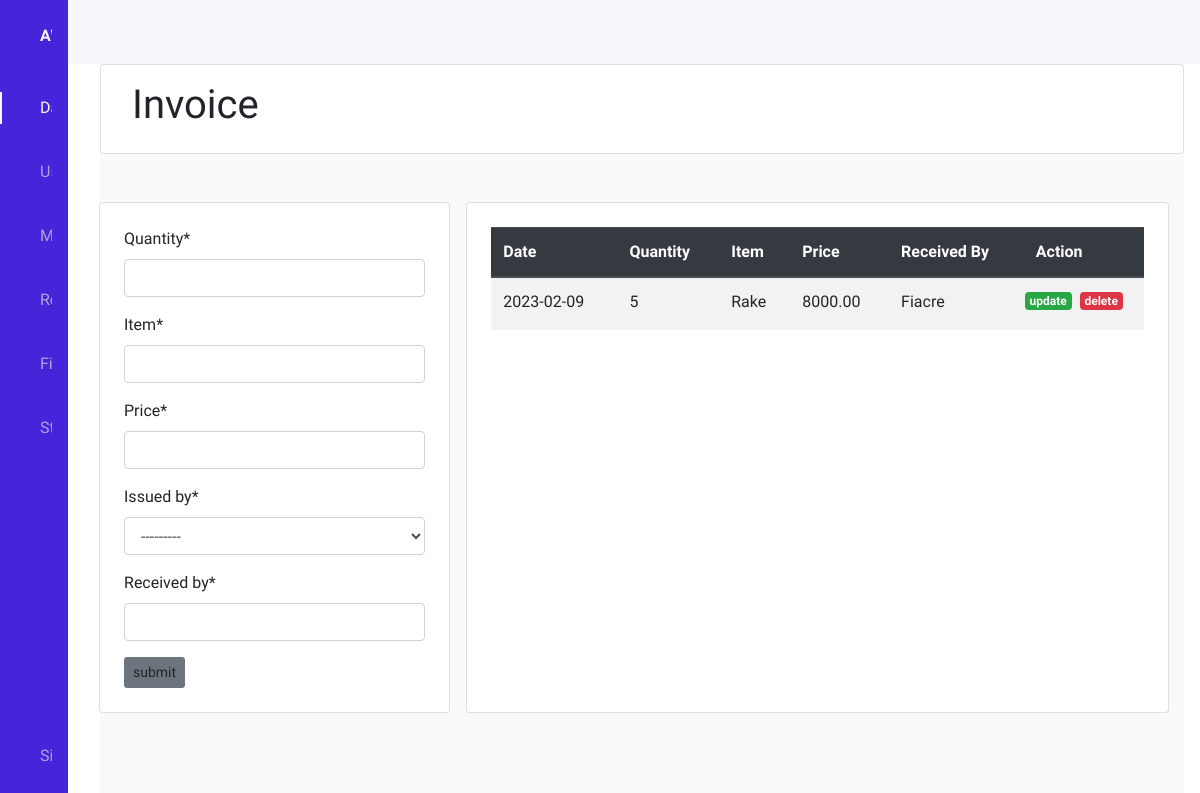
Screenshot of /invoice_receipt/ with the database file from the repository.
### records/models.py (models this page shows, shortened)
class InvoiceReceipt(models.Model):
    date = models.DateTimeField(auto_now_add=True)
    quantity = models.IntegerField()
    item = models.CharField(max_length=255)
    price = models.DecimalField(max_digits=10, decimal_places=2)
    issued_by = models.ForeignKey(Employee, on_delete=models.SET_NULL, null=True)
    received_by = models.CharField(max_length=255)

### records/views.py (the view)
# urls.py: path('invoice_receipt/', views.add_invoice, name='add_invoice'),
def add_invoice(request):
    form = InvoiceReceiptForm
    prdts = InvoiceReceipt.objects.order_by('-date')[:7]
    if request.method == 'POST':
        form = InvoiceReceiptForm(request.POST)
        if form.is_valid():
            form.save()
    context = {'form':form, 'prdts':prdts}
    return render(request, 'records/add_invoice.html', context)

### records/models.py (called while the page is built)
    def __str__(self):
        return self.user.username

### records/templates/records/add_invoice.html (shortened to what this page needs)
<!DOCTYPE html>
{% extends 'base.html' %}
{% load crispy_forms_tags %}
    {% block header %}
    <div class="col card">
      <h1 class="p-3">Invoice</h1>
    </div>
    {% endblock header %}
    {% block content %}
    <div class="container py-5">
      <div class="d-flex justify-content-center">
        <div class="col-md-4 card p-4">
          <form method="POST" action="">
            {% csrf_token %} {{form|crispy}}
            <button class="btn btn-sm bg-secondary" type="submit">
              submit
            </button>
          </form>
        </div>
        <div class="col-md-8 card p-4 mx-3">
          <table class="table table-striped">
            <thead class="thead-dark">
              <tr>
                <th scope="col">Date</th>
                <th scope="col">Quantity</th>
                <th scope="col">Item</th>
                <th scope="col">Price</th>
                <th scope="col">Received By</th>
                <th scope="col">Action</th>
              </tr>
            </thead>
            <tbody>
              {% for prdt in prdts %}
              <tr>
                <td>{{ prdt.date|date:"Y-m-d" }}</td>
                <td>{{ prdt.quantity }}</td>
                <td>{{ prdt.item }}</td>
                <td>{{ prdt.price }}</td>
                <td>{{ prdt.received_by }}</td>
                <td>
                  <div class="row">
                    <h6>
                      <a href="" class="badge badge-success mx-1"
                        >update</a
                      >
                    </h6>
                    <h6>
                      <a href="" class="badge badge-danger mx-1"
                        >delete</a
                      >
                    </h6>
                  </div>
                </td>
              </tr>
              {% endfor %}
            </tbody>
          </table>
        </div>
      </div>
    </div>
    {% endblock content %}

### static/css/main.css (style rules this page uses)
:root { --header-height: 3rem; --nav-width: 68px; --first-color: #4723d9; --first-color-light: #afa5d9; --white-color: #f7f6fb; --body-font: "Nunito", sans-serif; --normal-font-size: 1rem; --z-fixed: 100; }
body { position: relative; margin: var(--header-height) 0 0 0; padding: 0 1rem; font-family: var(--body-font); font-size: var(--normal-font-size); transition: 0.5s; }
a { text-decoration: none; }
@media screen and (min-width: 768px) { body { margin: calc(var(--header-height) + 1rem) 0 0 0; padding-left: calc(var(--nav-width) + 2rem); } }

### rows the page displays
InvoiceReceipt: date "2023-02-09", quantity "5", item "Rake", price "8000.00", received_by "Fiacre"
